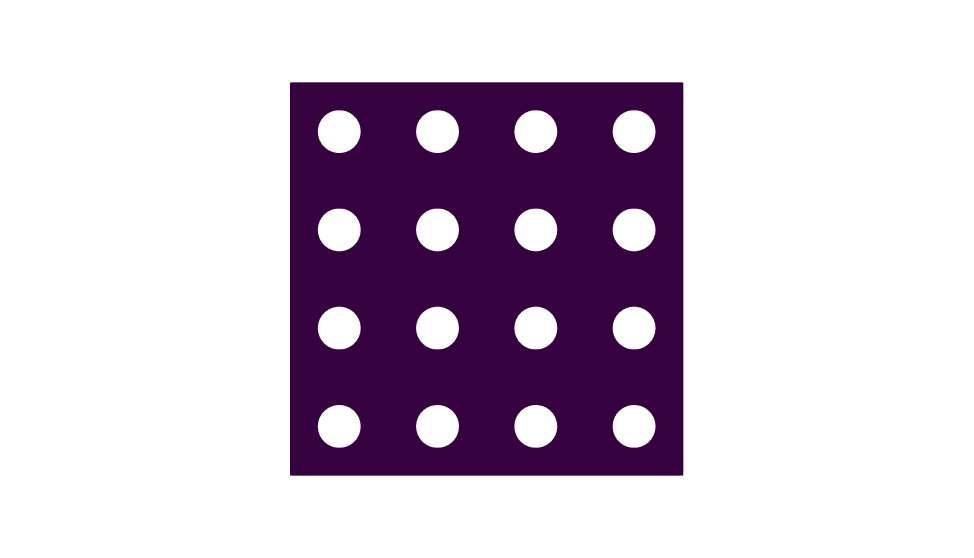
#> input picture input-data/field-saturation-pressure-100-timestep-0000.png, 2920 x 1674 px (shown at 1/3 size); its folder holds only this picture in this run
$ jupyter execute --allow-errors fem-results.ipynb   (shell and % lines are left out)   (older library calls are emulated)
#> lines starting #> are read from the running program, lines starting #| are printed output that depends on the picture
# FEM results

## Setup

[cell 1]
import os
import glob
import sys
import re
import pandas as pd
import numpy as np
import matplotlib as mpl
import matplotlib.pyplot as plt
import seaborn as sns
from scipy import constants
from PIL import Image

A custom plot style is loaded through a style-sheet, which is based on the seaborn libary.

[cell 2]
# set custom matplotlib rc file
url_rcfile = 'https://raw.githubusercontent.com/TheFerry10/ml-parameter-identification/master/seaborn-custom-style.mplstyle'
mpl.style.use(url_rcfile)
#> (this line was passed over: the network is not available in this run)

# Uncomment the following lines, if you wish to use latex fonts in matplotlib
# figures. The first line installs latex fonts, while the second line activates
# the fonts in the matplotlib rc file

#!apt install texlive-fonts-recommended texlive-fonts-extra cm-super dvipng
mpl.rcParams['text.usetex'] = True

Besides this, a few helper functions are imported, which are defined outside the Jupyter notebook.

[cell 3]
from plotstandards import *
from plotlabels import Labels

[cell 4]
def convert_centimeters_to_inches(length_in_centimeters):
    return length_in_centimeters * constants.centi / constants.inch

[cell 5]
TEXTWIDTH_IN_CENTIMETERS = 16
#> (the rest of this cell did not finish here and is left out)

Set input and output directory

[cell 6]
INPUT_DIR = 'input-data'
OUTPUT_DIR = 'output-data'

PATH_TO_FIGURES =  os.path.join(OUTPUT_DIR, 'fig/')
if not os.path.isdir(PATH_TO_FIGURES):
    os.mkdir(PATH_TO_FIGURES)

[cell 7]
# [8 lines left out: function split_file_name, not called in this run]


def split_string_by_seperator(string, seperator='-'):
    return string.split(seperator)

def transform_list_to_dict(input_list):
    reshaped_array = np.array(input_list).reshape(len(input_list)//2, 2)
    return dict(reshaped_array)

class TimeStep(object):
    # [5 lines left out: function __init__, not called in this run]

    def time_step_to_time(self,time_step, time_shift=5e3):
        return self.index2time_fun(time_step,*self.index2time_parameter) - time_shift

[cell 8]
def get_file_root(path_to_file):
    file_root, extension = os.path.splitext(os.path.basename(path_to_file))
    return file_root

[cell 9]
def get_re_file_root_from_parameters(parameters_in_file_root,seperator='-'):
    return seperator.join([parameter + seperator + '*' for parameter in parameters_in_file_root])

[cell 10]
class Timestep(object):
    def __init__(self,timestep_to_time):
        self.timestep_to_time = timestep_to_time
        self.time_shift = 5e3

    def get_time_from_timestep(self, timestep):
        return self.timestep_to_time['time'][timestep] - self.time_shift

[cell 11]
# [13 lines left out: functions get_concat_h, get_concat_v, not called in this run]

[cell 12]
# [4 lines left out: function get_file_root_from_parameters, not called in this run]

[cell 13]
# [5 lines left out: function get_plot_title, not called in this run]

[cell 14]
class PlotCollection(object):
    def __init__(self, initial_parameters, column, row):
        self._parameters = initial_parameters
        self._column = column
        self._row = row
        self._nrows = [len(row[key]) for key in row.keys()][0]
        self._ncols = [len(column[key]) for key in column.keys()][0]
        self.file_extension = '.png'
        self.file_dir_to_images = ''

    def get_figure(self, **plot_parameters):
        fig, ax = plt.subplots(nrows=self._nrows, ncols=self._ncols, **plot_parameters)
        return fig, ax

    # [15 lines left out: functions update_parameters, plot, not called in this run]

[cell 15]
def get_cropped_image(img):
    box = img.getbbox()
#> box = (870, 247, 2050, 1427)
    img = img.crop(box)
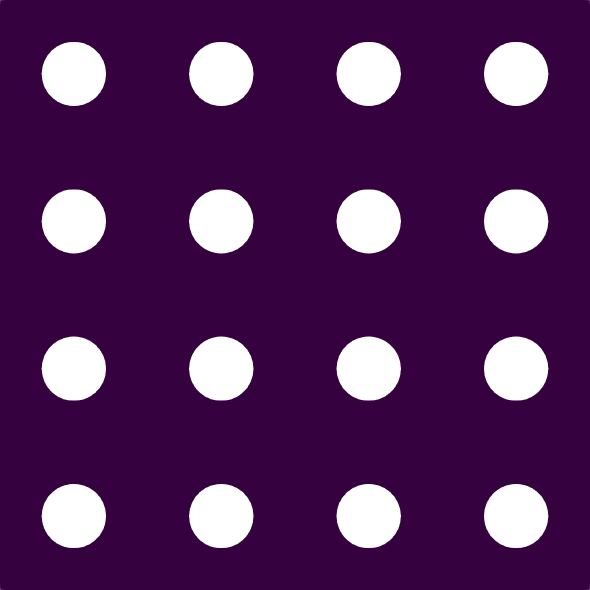
#> img: PIL image 1180x1180 RGBA (shown at 1/2 size); mean R, G, B, A 45.3, 0.9, 52.9, 217.1; transparent parts drawn white
    return img

[cell 16]
def draw_background_to_image(img, background_color=0):
#> called with background_color = (255, 255, 255)
    background = Image.new('RGB', img.size,background_color)
#> background: PIL image 1180x1180 RGB; every value is 255
    background.paste(img,(0,0),img)
    return background

[cell 17]
# [5 lines left out: function center_image_to_reference_image, not called in this run]

[cell 18]
def scale_image(img,scale):
    new_size = tuple([np.int(scale*img_dimension) for img_dimension in img.size])
    return img.resize(new_size)

[cell 19]
# [5 lines left out: function get_concat_grid_and_legend, not called in this run]

# Crop images

In the first step, the data needs to be analyzed. Which data is available? In which form are the file names represented?

Preprocessing of the data: Crop the image files automatically and save the results. This could also be done for the legend

[cell 20]
file_extension_images = '.png'
rgb_white = tuple([int(color*255) for color in mpl.colors.to_rgb('white')])
keys_in_snapshot_files = ['field', 'pressure', 'timestep']
keys_in_legend_files = ['legend']

### Snapshots

[cell 21]
re_base_name_snapshots = get_re_file_root_from_parameters(keys_in_snapshot_files) + file_extension_images
file_paths_to_snapshots = glob.glob(os.path.join(INPUT_DIR, re_base_name_snapshots))

### Legend

[cell 22]
re_base_name_legend = get_re_file_root_from_parameters(keys_in_legend_files) + file_extension_images
file_paths_to_legends = glob.glob(os.path.join(INPUT_DIR, re_base_name_legend))

### Crop all files

[cell 23]
file_paths_to_images = file_paths_to_snapshots + file_paths_to_legends

[cell 24]
for file_path in file_paths_to_images:
    img = get_cropped_image(Image.open(file_path))
    draw_background_to_image(img, background_color=rgb_white).save(os.path.join(PATH_TO_FIGURES, os.path.basename(file_path)))
